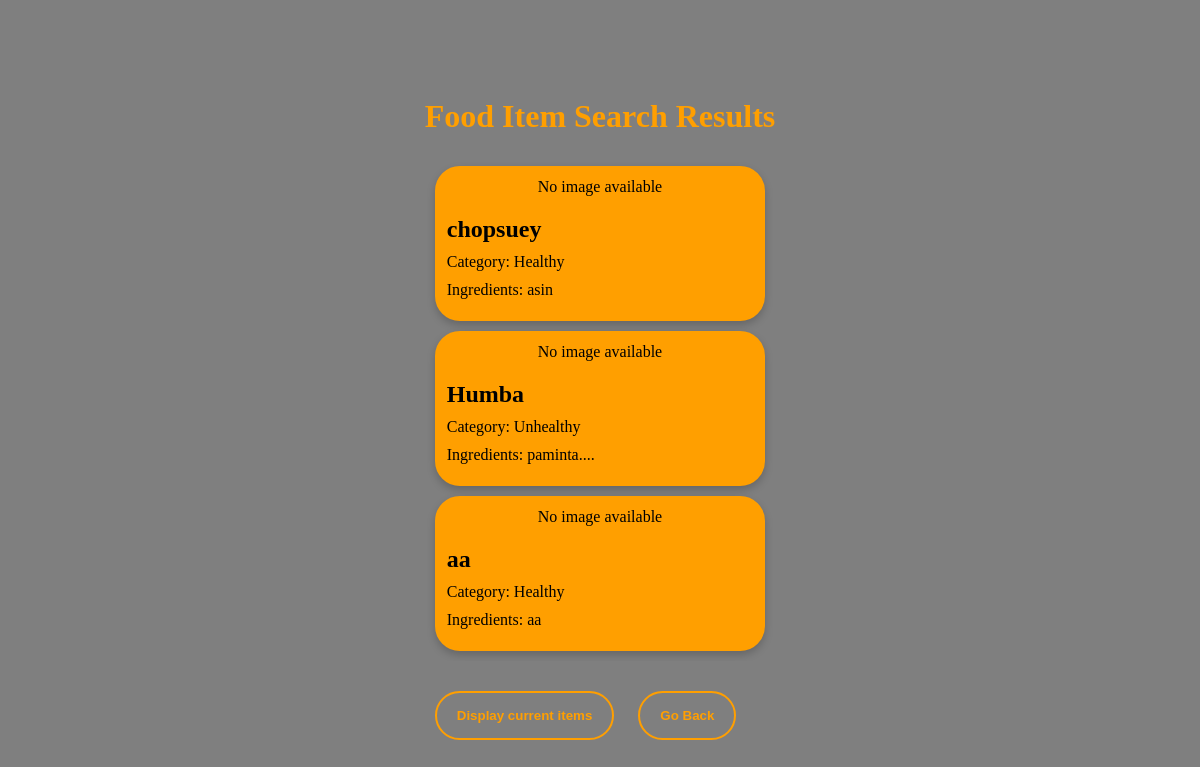
Before: /foodItemSearchResults/ with the older database file.
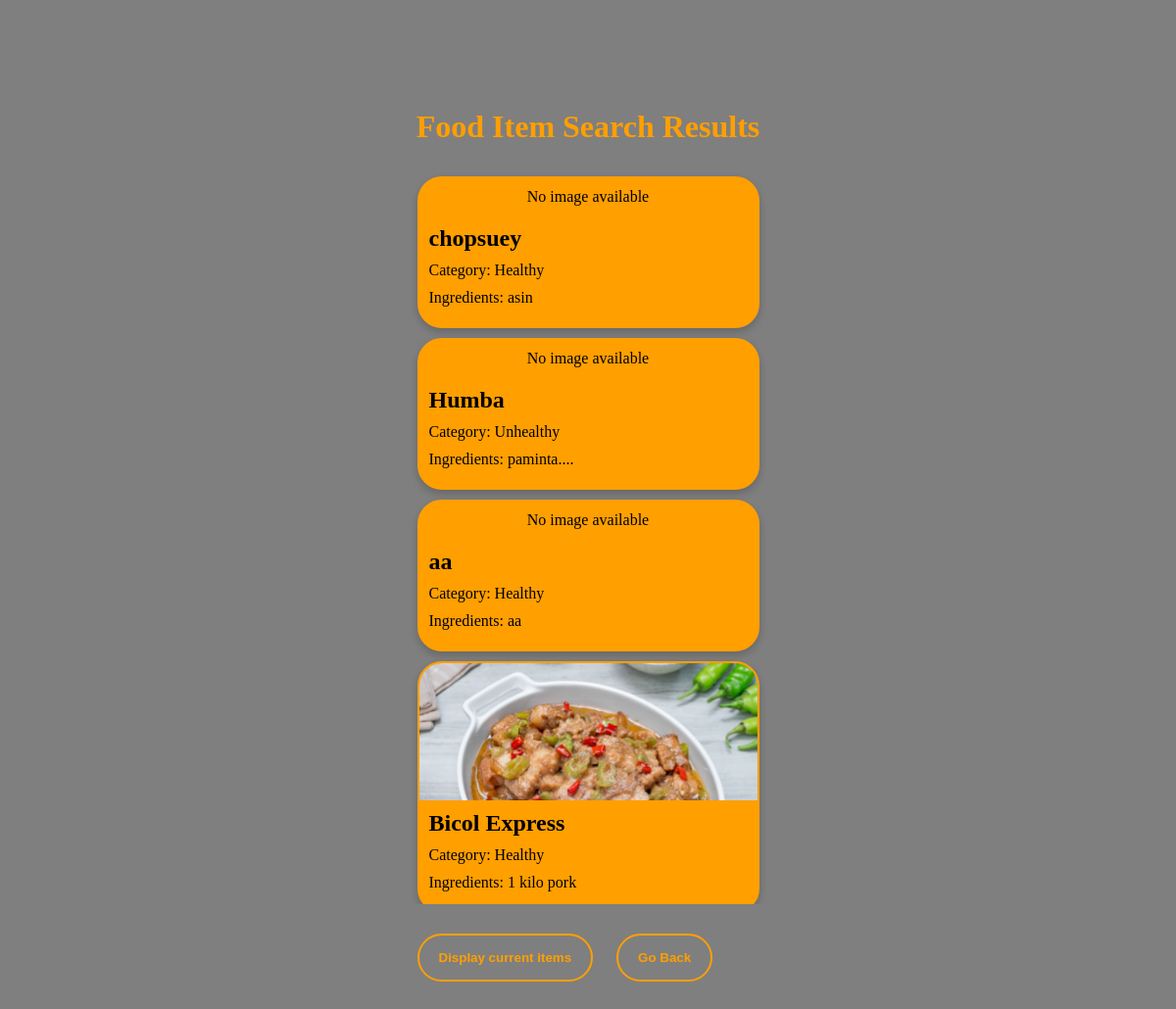
After: the same page with the newer database file.
### members/models.py (models this page shows, shortened)
class FoodItem(models.Model):
    name = models.CharField(max_length=255)
    ingredients = models.TextField()
    category = models.CharField(max_length=255, default="Uncategorized")  # Add a default value
    image = models.ImageField(upload_to='img/', default='', blank=False, null=False)

### members/views.py (the view)
# urls.py: path('foodItemSearchResults/', views.food_item_search_results, name='food_item_search_results'),
def food_item_search_results(request):
    search_query = request.GET.get('search_query', '')
    filter_category = request.GET.get('filter_category', 'all')
    if search_query:
        base_query = Q(name__icontains=search_query) | Q(ingredients__icontains=search_query)
        if filter_category == 'all':
            results = FoodItem.objects.filter(base_query)
        elif filter_category == 'healthy':
            results = FoodItem.objects.filter(base_query, category='Healthy')
        elif filter_category == 'unhealthy':
            results = FoodItem.objects.filter(base_query, category='Unhealthy')
    else:
        if filter_category == 'all':
            results = FoodItem.objects.all()
        elif filter_category == 'healthy':
            results = FoodItem.objects.filter(category='Healthy')
        elif filter_category == 'unhealthy':
            results = FoodItem.objects.filter(category='Unhealthy')
    return render(request, 'foodItemSearchResults.html', {'results': results, 'search_query': search_query})

### members/templates/foodItemSearchResults.html (shortened to what this page needs)
{% load static %}
<!DOCTYPE html>
<html lang="en">
<head>
    <link rel="stylesheet" type="text/css" href="{% static 'foodItemCards.css' %}">
</head>
<body>
    <div class="content">
        <h1>Food Item Search Results</h1>
        <div class="card-container">
            {% if results %}
                {% for item in results %}
                    <div class="card">
                        <div class="card-image">
                            {% if item.image %}
                                <img src="{{ item.image.url }}" alt="{{ item.name }}">
                            {% else %}
                                <p>No image available</p>
                            {% endif %}
                        </div>
                        <div class="card-details">
                            <h2>{{ item.name }}</h2>
                            <p>Category: {{ item.category }}</p>
                            <p>Ingredients: {{ item.ingredients }}</p>
                        </div>
                    </div>
                {% endfor %}
            {% else %}
                <p>No results found.</p>
            {% endif %}
        </div>
        <div class="buttons">
            <a href="{% url 'display_food_items' %}"><button class="display-button">Display current items</button></a>
            <a href="{% url 'FoodPage' %}"><button class="food-button">Go Back</button></a>
        </div>
    </div>
</body>
</html>

Changed rows visible on the page:
added FoodItem: image (picture), name "Bicol Express", category "Healthy", ingredients "1 kilo pork"
